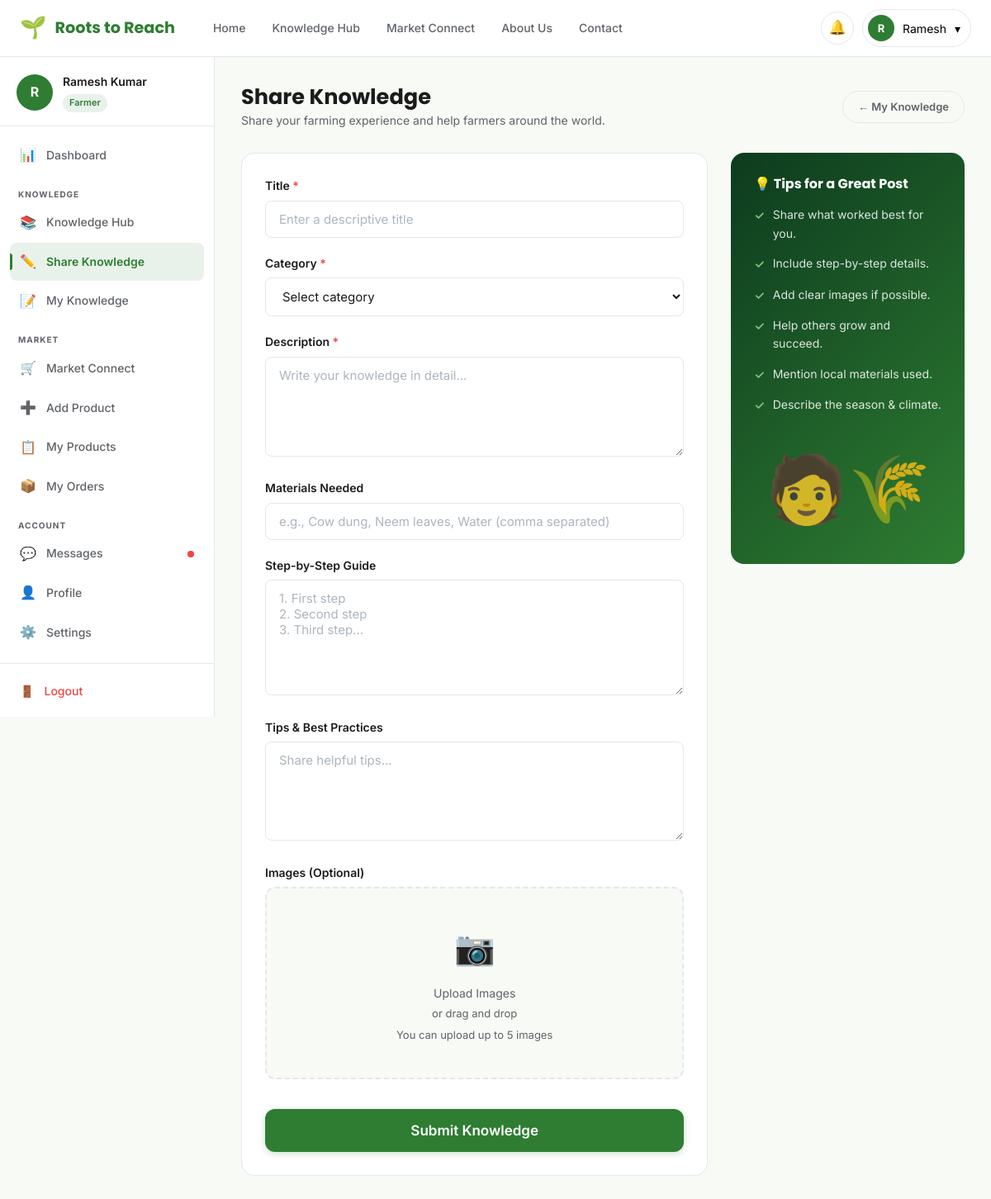
Screenshot of /share-knowledge (signed in) with the database file from the repository.
### models.py (models this page shows, shortened)
class User(db.Model):
    __tablename__ = 'users'
    id = db.Column(db.Integer, primary_key=True)
    full_name = db.Column(db.String(120), nullable=False)
    email = db.Column(db.String(120), unique=True, nullable=False)
    phone = db.Column(db.String(20))
    location = db.Column(db.String(200))
    bio = db.Column(db.Text)
    skills = db.Column(db.String(300))
    password_hash = db.Column(db.String(256), nullable=False)
    role = db.Column(db.String(20), default='farmer')  # farmer, buyer, admin
    avatar = db.Column(db.String(200), default='default_avatar.png')
    created_at = db.Column(db.DateTime, default=datetime.utcnow)
    is_active = db.Column(db.Boolean, default=True)
    knowledge_posts = db.relationship('KnowledgePost', backref='author', lazy=True, foreign_keys='KnowledgePost.user_id')
    products = db.relationship('Product', backref='seller', lazy=True)
    notifications = db.relationship('Notification', backref='user', lazy=True)

### app.py (the view, shortened to what this page needs)
@app.route('/share-knowledge', methods=['GET', 'POST'])
@login_required
def share_knowledge():
    user = current_user()
    return render_template('share_knowledge.html', user=user)

### app.py (called while the page is built)
def current_user():
    if 'user_id' in session:
        return db.session.get(User, session['user_id'])
    return None

@app.context_processor
def inject_helpers():
    return dict(get_img_url=get_img_url)

def login_required(f):
    from functools import wraps
    @wraps(f)
    def decorated(*args, **kwargs):
        if 'user_id' not in session:
            flash('Please login to continue.', 'warning')
            return redirect(url_for('login', next=request.path))
        return f(*args, **kwargs)
    return decorated

### templates/share_knowledge.html (shortened to what this page needs)
{% extends "base.html" %}
{% block extra_css %}<link rel="stylesheet" href="{{ url_for('static', filename='css/pages.css') }}"><link rel="stylesheet" href="{{ url_for('static', filename='css/dashboard.css') }}">{% endblock %}
{% block content %}
<div class="dashboard-layout">
  {% include '_sidebar.html' %}
  <main class="dashboard-main">
    <div class="dash-header">
      <div>
        <h1>Share Knowledge</h1>
        <p>Share your farming experience and help farmers around the world.</p>
      </div>
      <a href="{{ url_for('my_knowledge') }}" class="btn btn-outline btn-sm">← My Knowledge</a>
    </div>
    <div class="share-layout">
      <div>
        <form method="POST" enctype="multipart/form-data" novalidate>
          <div style="background:var(--white);border-radius:var(--radius-lg);border:1px solid var(--border);padding:28px">
            <div class="form-group">
              <label class="form-label">Title <span style="color:var(--error)">*</span></label>
              <input type="text" name="title" class="form-control" placeholder="Enter a descriptive title" required>
            </div>
            <div class="form-group">
              <label class="form-label">Category <span style="color:var(--error)">*</span></label>
              <select name="category" class="form-control" required>
                <option value="">Select category</option>
              </select>
            </div>
            <div class="form-group">
              <label class="form-label">Description <span style="color:var(--error)">*</span></label>
              <textarea name="description" class="form-control" rows="5" placeholder="Write your knowledge in detail..." required></textarea>
            </div>
            <div class="form-group">
              <label class="form-label">Materials Needed</label>
              <input type="text" name="materials" class="form-control" placeholder="e.g., Cow dung, Neem leaves, Water (comma separated)">
            </div>
            <div class="form-group">
              <label class="form-label">Step-by-Step Guide</label>
              <textarea name="steps" class="form-control" rows="6" placeholder="1. First step&#10;2. Second step&#10;3. Third step..."></textarea>
            </div>
            <div class="form-group">
              <label class="form-label">Tips & Best Practices</label>
              <textarea name="tips" class="form-control" rows="4" placeholder="Share helpful tips..."></textarea>
            </div>
            <div class="form-group">
              <label class="form-label">Images (Optional)</label>
              <div class="upload-zone" id="uploadZone">
                <div class="upload-zone-icon">📷</div>
                <p>Upload Images</p>
                <span>or drag and drop<br>You can upload up to 5 images</span>
              </div>
            </div>
            <button type="submit" class="btn btn-primary btn-full btn-lg">Submit Knowledge</button>
          </div>
        </form>
      </div>
      <div>
        <div class="share-tips-card">
          <h4>💡 Tips for a Great Post</h4>
          <div class="share-tip-item">Share what worked best for you.</div>
          <div class="share-tip-item">Include step-by-step details.</div>
          <div class="share-tip-item">Add clear images if possible.</div>
          <div class="share-tip-item">Help others grow and succeed.</div>
          <div class="share-tip-item">Mention local materials used.</div>
          <div class="share-tip-item">Describe the season & climate.</div>
          <div class="share-illustration">🧑🌾</div>
        </div>
      </div>
    </div>
  </main>
</div>
{% endblock %}

### templates/base.html (shortened to what this page needs)
<!DOCTYPE html>
<html lang="en">
<head>
  <link rel="stylesheet" href="{{ url_for('static', filename='css/global.css') }}">
  <link rel="stylesheet" href="{{ url_for('static', filename='css/navbar.css') }}">
  {% block extra_css %}{% endblock %}
</head>
<body>
  <nav class="navbar" role="navigation" aria-label="Main navigation">
    <div class="container">
      <div class="navbar-inner">
        <a href="{{ url_for('home') }}" class="navbar-brand" aria-label="Roots to Reach Home">
          <span class="brand-icon">🌱</span>
          <span>Roots to Reach</span>
        </a>
        <ul class="navbar-nav" role="list">
          <li><a href="{{ url_for('home') }}" class="nav-link {% if request.endpoint=='home' %}active{% endif %}">Home</a></li>
          <li><a href="{{ url_for('knowledge_hub') }}" class="nav-link {% if request.endpoint in ['knowledge_hub','knowledge_detail'] %}active{% endif %}">Knowledge Hub</a></li>
          <li><a href="{{ url_for('marketplace') }}" class="nav-link {% if request.endpoint in ['marketplace','product_detail'] %}active{% endif %}">Market Connect</a></li>
          <li><a href="{{ url_for('about') }}" class="nav-link {% if request.endpoint=='about' %}active{% endif %}">About Us</a></li>
          <li><a href="{{ url_for('contact') }}" class="nav-link {% if request.endpoint=='contact' %}active{% endif %}">Contact</a></li>
        </ul>
        <div class="navbar-actions">
          {% if user %}
            <a href="{{ url_for('dashboard') }}" class="notif-btn" aria-label="Notifications">
              🔔
            </a>
            <div class="user-menu">
              <button class="user-menu-btn" id="userMenuBtn" aria-haspopup="true" aria-expanded="false">
                <div class="user-avatar-text">{{ user.full_name[0].upper() }}</div>
                <span>{{ user.full_name.split()[0] }}</span>
                <span>▾</span>
              </button>
            </div>
          {% else %}
            <a href="{{ url_for('login') }}" class="btn btn-outline btn-sm">Log In</a>
            <a href="{{ url_for('signup') }}" class="btn btn-primary btn-sm">Sign Up</a>
          {% endif %}
        </div>
      </div>
    </div>
  </nav>
  <main id="main-content">
    {% block content %}{% endblock %}
  </main>
</body>
</html>

### templates/_sidebar.html (shortened to what this page needs)
<aside class="sidebar" id="sidebar" role="navigation" aria-label="Dashboard navigation">
  <div class="sidebar-user">
    <div class="sidebar-avatar-wrap">
      <div class="sidebar-avatar">{{ user.full_name[0].upper() }}</div>
      <div>
        <p class="sidebar-user-name">{{ user.full_name }}</p>
        <span class="sidebar-user-role">{{ user.role.title() }}</span>
      </div>
    </div>
  </div>
  <nav class="sidebar-nav">
    <a href="{{ url_for('dashboard') }}" class="sidebar-link {% if request.endpoint=='dashboard' %}active{% endif %}"><span class="link-icon">📊</span> Dashboard</a>
    <div class="sidebar-section-label">Knowledge</div>
    <a href="{{ url_for('knowledge_hub') }}" class="sidebar-link {% if request.endpoint=='knowledge_hub' %}active{% endif %}"><span class="link-icon">📚</span> Knowledge Hub</a>
    <a href="{{ url_for('share_knowledge') }}" class="sidebar-link {% if request.endpoint=='share_knowledge' %}active{% endif %}"><span class="link-icon">✏️</span> Share Knowledge</a>
    <a href="{{ url_for('my_knowledge') }}" class="sidebar-link {% if request.endpoint=='my_knowledge' %}active{% endif %}"><span class="link-icon">📝</span> My Knowledge</a>
    <div class="sidebar-section-label">Market</div>
    <a href="{{ url_for('marketplace') }}" class="sidebar-link {% if request.endpoint=='marketplace' %}active{% endif %}"><span class="link-icon">🛒</span> Market Connect</a>
    <a href="{{ url_for('add_product') }}" class="sidebar-link {% if request.endpoint=='add_product' %}active{% endif %}"><span class="link-icon">➕</span> Add Product</a>
    <a href="{{ url_for('my_products') }}" class="sidebar-link {% if request.endpoint=='my_products' %}active{% endif %}"><span class="link-icon">📋</span> My Products</a>
    <a href="{{ url_for('orders') }}" class="sidebar-link {% if request.endpoint=='orders' %}active{% endif %}"><span class="link-icon">📦</span> My Orders</a>
    <div class="sidebar-section-label">Account</div>
    <a href="{{ url_for('messages') }}" class="sidebar-link {% if request.endpoint=='messages' %}active{% endif %}"><span class="link-icon">💬</span> Messages <span class="badge-dot"></span></a>
    <a href="{{ url_for('profile', user_id=user.id) }}" class="sidebar-link {% if request.endpoint=='profile' %}active{% endif %}"><span class="link-icon">👤</span> Profile</a>
    <a href="{{ url_for('settings') }}" class="sidebar-link {% if request.endpoint=='settings' %}active{% endif %}"><span class="link-icon">⚙️</span> Settings</a>
  </nav>
  <div class="sidebar-logout-wrap">
    <a href="{{ url_for('logout') }}" class="sidebar-logout"><span>🚪</span> Logout</a>
  </div>
</aside>

### static/css/global.css (style rules this page uses)
:root { --primary: #2E7D32; --primary-dark: #1B5E20; --primary-light: #4CAF50; --accent: #81C784; --bg-light: #F8FAF5; --white: #FFFFFF; --text-primary: #1B1B1B; --text-secondary: #5F6368; --border: #E5E7EB; --success: #22C55E; --warning: #F59E0B; --error: #EF4444; --footer-dark: #123524; --card-hover: #F0F7EF; --shadow-sm: 0 1px 3px rgba(0,0,0,0.08); --shadow-md: 0 4px 16px rgba(0,0,0,0.10); --shadow-lg: 0 8px 32px rgba(0,0,0,0.12); --radius-sm: 8px; --radius-md: 12px; --radius-lg: 16px; --radius-xl: 24px; --transition: 0.25s ease; }
*, *::before, *::after { box-sizing: border-box; margin: 0; padding: 0; }
html { scroll-behavior: smooth; }
body { font-family: 'Inter', sans-serif; font-size: 16px; color: var(--text-primary); background: var(--bg-light); line-height: 1.6; }
a { text-decoration: none; color: inherit; }
ul { list-style: none; }
button { cursor: pointer; border: none; background: none; font-family: inherit; }
input, textarea, select { font-family: inherit; }
h1, h2, h3, h4, h5, h6 { font-family: 'Poppins', sans-serif; font-weight: 700; line-height: 1.25; }
h1 { font-size: clamp(2rem, 5vw, 3.5rem); }
p { color: var(--text-secondary); }
.container { max-width: 1200px; margin: 0 auto; padding: 0 24px; }
.btn { display: inline-flex; align-items: center; gap: 8px; padding: 12px 28px; border-radius: 50px; font-weight: 600; font-size: 15px; transition: all var(--transition); white-space: nowrap; }
.btn-primary { background: var(--primary); color: var(--white); box-shadow: 0 2px 8px rgba(46,125,50,0.25); }
.btn-outline { background: transparent; color: var(--text-secondary); border: 1.5px solid var(--border); }
.btn-sm { padding: 8px 18px; font-size: 13px; }
.btn-lg { padding: 16px 36px; font-size: 17px; }
.btn-full { width: 100%; justify-content: center; text-align: center; border-radius: var(--radius-md); }
.form-group { margin-bottom: 20px; }
.form-label { display: block; font-weight: 600; font-size: 14px; margin-bottom: 6px; color: var(--text-primary); }
.form-control { width: 100%; padding: 12px 16px; border: 1.5px solid var(--border); border-radius: var(--radius-sm); font-size: 15px; background: var(--white); color: var(--text-primary); transition: border-color var(--transition), box-shadow var(--transition); outline: none; }
.form-control::placeholder { color: #adb5bd; }
textarea.form-control { resize: vertical; min-height: 120px; }
select.form-control { cursor: pointer; }

### static/css/navbar.css (style rules this page uses)
.navbar { position: sticky; top: 0; z-index: 900; background: var(--white); border-bottom: 1px solid var(--border); padding: 0; }
.navbar-inner { display: flex; align-items: center; height: 68px; gap: 32px; }
.navbar-brand { display: flex; align-items: center; gap: 10px; font-family: 'Poppins', sans-serif; font-weight: 700; font-size: 1.2rem; color: var(--primary); white-space: nowrap; }
.navbar-brand .brand-icon { font-size: 26px; }
.navbar-nav { display: flex; align-items: center; gap: 4px; flex: 1; }
.nav-link { padding: 8px 14px; border-radius: var(--radius-sm); font-size: 14px; font-weight: 500; color: var(--text-secondary); transition: all var(--transition); white-space: nowrap; }
.navbar-actions { display: flex; align-items: center; gap: 10px; margin-left: auto; }
.notif-btn { position: relative; width: 40px; height: 40px; display: flex; align-items: center; justify-content: center; border-radius: 50%; border: 1.5px solid var(--border); color: var(--text-secondary); font-size: 17px; transition: all var(--transition); }
.user-menu { position: relative; }
.user-menu-btn { display: flex; align-items: center; gap: 10px; padding: 6px 12px 6px 6px; border-radius: 50px; border: 1.5px solid var(--border); background: var(--white); cursor: pointer; transition: all var(--transition); font-size: 14px; }
.user-avatar-text { width: 32px; height: 32px; border-radius: 50%; background: var(--primary); color: white; display: flex; align-items: center; justify-content: center; font-size: 13px; font-weight: 700; }

### rows the page displays
User: full_name "R", full_name "Ramesh", full_name "Ramesh Kumar", role "Farmer"
